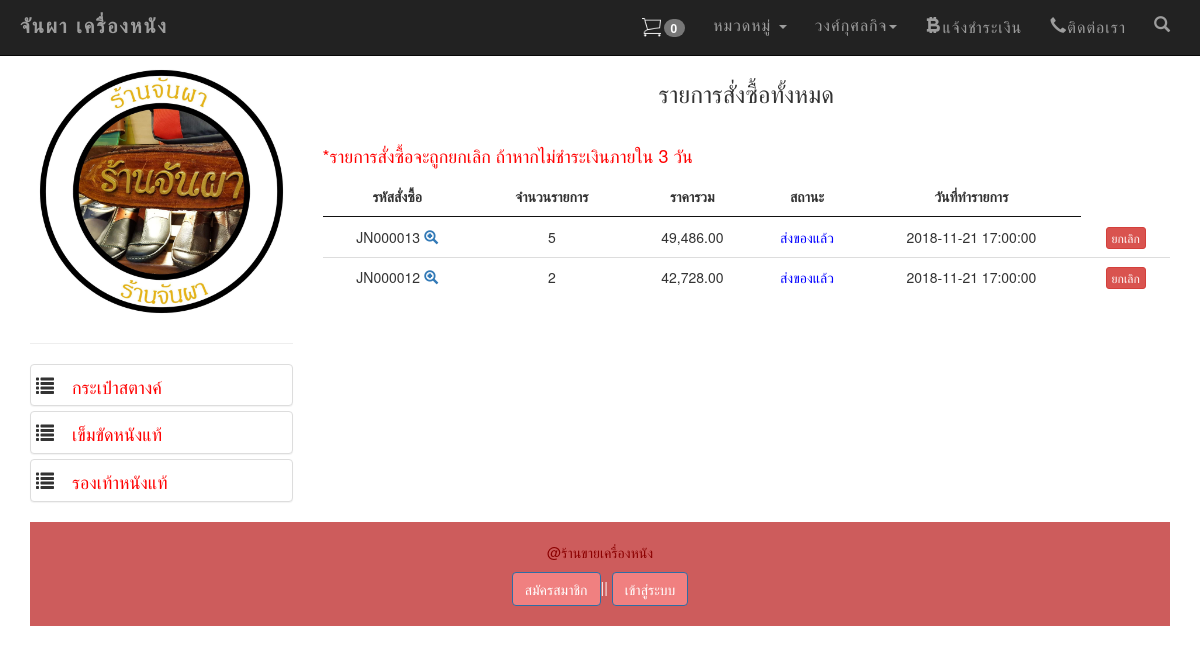
Before: /my_order.php?page=mycart (signed in) with the older database file.
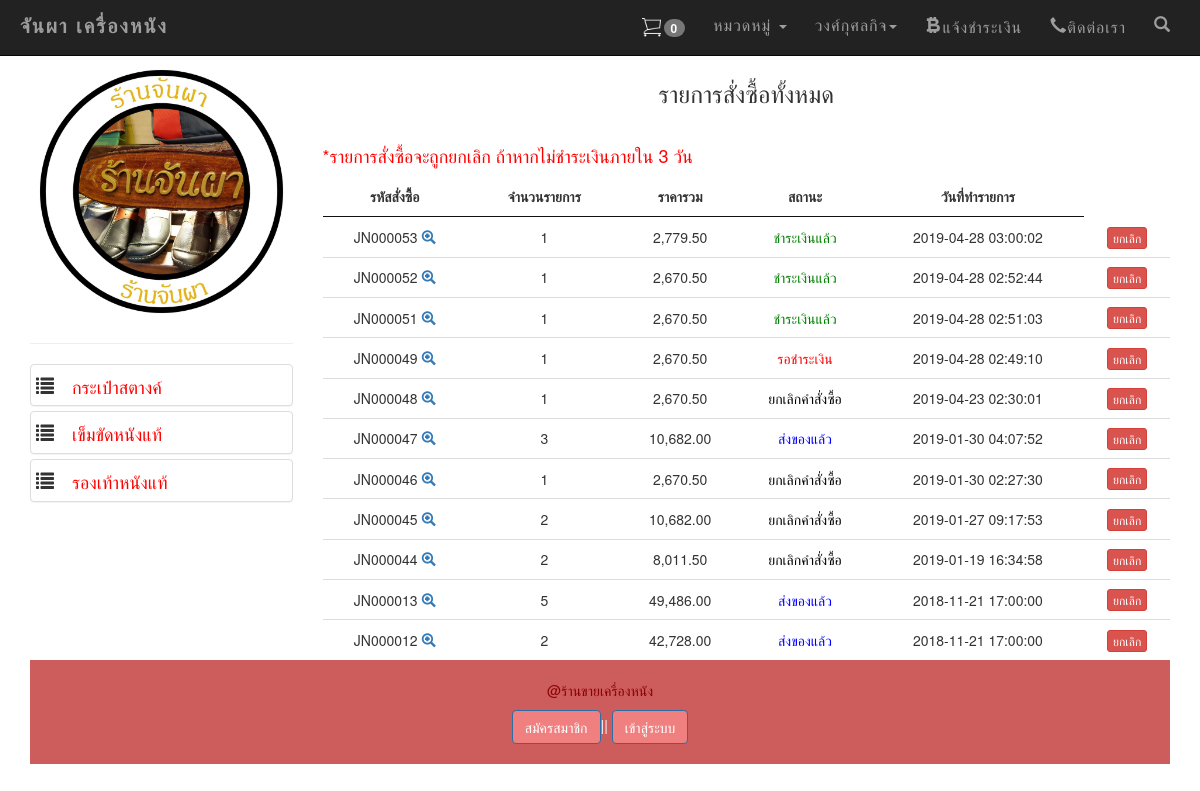
After: the same page with the newer database file.
### tables this page shows
CREATE TABLE `tbl_member` (
  `mem_id` int(11) NOT NULL,
  `mem_name` varchar(50) NOT NULL,
  `mem_address` varchar(255) NOT NULL,
  `mem_tel` varchar(10) NOT NULL,
  `mem_username` varchar(20) NOT NULL,
  `mem_password` varchar(20) NOT NULL,
  `mem_email` varchar(20) NOT NULL,
  `status` varchar(5) NOT NULL,
  `sid` varchar(32) NOT NULL,
  `active` varchar(3) NOT NULL,
  `dateinsert` timestamp NOT NULL DEFAULT CURRENT_TIMESTAMP ON UPDATE CURRENT_TIMESTAMP
);

CREATE TABLE `tbl_type` (
  `t_id` int(11) NOT NULL,
  `t_type` varchar(11) NOT NULL,
  `t_name` varchar(100) NOT NULL
);

CREATE TABLE `tbl_order` (
  `order_id` int(6) UNSIGNED ZEROFILL NOT NULL,
  `mem_id` int(11) NOT NULL,
  `name` varchar(100) NOT NULL,
  `address` varchar(500) NOT NULL,
  `email` varchar(100) NOT NULL,
  `phone` varchar(10) NOT NULL,
  `order_status` int(1) NOT NULL,
  `pay_slip` varchar(200) DEFAULT NULL,
  `b_name` varchar(100) DEFAULT NULL,
  `b_number` varchar(200) DEFAULT NULL,
  `pay_date` date DEFAULT NULL,
  `pay_amount` float(10,2) DEFAULT NULL,
  `postcode` varchar(30) DEFAULT NULL,
  `order_date` timestamp NOT NULL DEFAULT CURRENT_TIMESTAMP ON UPDATE CURRENT_TIMESTAMP
);

### mycart.php (the view, shortened to what this page needs)
<?php require_once('Connections/condb.php'); ?>
<?php
$colname_mm = "-1";
if (isset($_SESSION['MM_Username'])) {
	$colname_mm = $_SESSION['MM_Username'];
}
$query_mm = sprintf("SELECT * FROM tbl_member WHERE mem_username = %s", GetSQLValueString($colname_mm, "text"));
$mm = mysql_query($query_mm, $condb) or die(mysql_error());
$row_mm = mysql_fetch_assoc($mm);
$mem_id = $row_mm['mem_id'];
$query_mycart = sprintf("SELECT o.order_id as oid, o.mem_id, o.order_status, o.order_date, d.order_id , count(d.order_id) as coid , SUM(d.total) as ctotal FROM tbl_order as o, tbl_order_detail as d WHERE o.mem_id = $mem_id AND o.order_id = d.order_id GROUP BY o.order_id ORDER BY o.order_id DESC " , GetSQLValueString($colname_mycart , "int"));
$mycart = mysql_query($query_mycart , $condb) or die(mysql_error());
$row_mycart = mysql_fetch_assoc($mycart);
$totalRows_mycart = mysql_num_rows($mycart);
?>
<?php include('datatable.php'); ?>
<h3 align="center">รายการสั่งซื้อทั้งหมด</h3><br>
<h4 align="left" style="color: red;" >*รายการสั่งซื้อจะถูกยกเลิก ถ้าหากไม่ชำระเงินภายใน 3 วัน</h4>
<table id="example" class="display" cellspacing="1" border="0" >
	<thead>
		<tr >
			<th>รหัสสั่งซื้อ</th>
			<th>จำนวนรายการ</th>
			<th>ราคารวม</th>
			<th>สถานะ</th>
			<th>วันที่ทำรายการ</th>
		</tr>
	</thead>
	<?php if ($totalRows_mycart > 0) { ?>
		<?php do { ?>
			<tr align="center">
				<td>
					JN<?php echo str_pad($row_mycart['oid'], 6, "0", STR_PAD_LEFT);?>
					<span id="hp">
						<a href="my_order.php?order_id=<?php echo $row_mycart['oid'];?>act=show-order">
							<span class="glyphicon glyphicon-zoom-in"></span>
						</a>
					</span>
				</td>
				<td align="center">
					<?php echo $row_mycart['coid'];?>
				</td>
				<td align="center">
					<?php echo number_format($row_mycart['ctotal'],2);?>
				</td>
				<td align="center">
					<font color="red">
						<?php $status = $row_mycart['order_status'];
						include('backend/status.php');
						?>
					</font>
				</td>
				<td> <?php echo $row_mycart['order_date'];?></td>
				<td><center>
					<a href="del_order.php?order_id=<?php echo $row_mycart['oid'];?>&order_status=4" class="btn btn-danger btn-xs" onClick="return confirm('ยืนยันการยกเลิกคำสั่งซื้อ');">
					ยกเลิก </a></center>
				</td>
			</tr>
		<?php } while ($row_mycart = mysql_fetch_assoc($mycart)); } ?>
	</table>

### my_order.php (shortened to what this page needs)
<?php
if (!function_exists("GetSQLValueString")) {
  function GetSQLValueString($theValue, $theType, $theDefinedValue = "", $theNotDefinedValue = "")
  {
    $theValue = function_exists("mysql_real_escape_string") ? mysql_real_escape_string($theValue) : mysql_escape_string($theValue);
    switch ($theType) {
      case "text":
      $theValue = ($theValue != "") ? "'" . $theValue . "'" : "NULL";
      break;
      case "long":
      case "int":
      $theValue = ($theValue != "") ? intval($theValue) : "NULL";
      break;
    }
    return $theValue;
  }
}
?>
<!DOCTYPE html>
<html lang="en" >
<head>
  <?php include('h.php'); ?>
  <?php include('datatable.php'); ?>
</head>
<body>
  <div>
    <?php include('test2navbar.php') ?>
  </div>
  <div class="container">
    <div class="row">
      <div class="col-md-3" id="hp">
        <?php include('category2.php') ?>
      </div>
      <div class="col-md-9" >
        <?php
        $page = $_GET['page'];
        $mem_id = $_GET['mem_id'];
        if ($page == 'mycart') {
         include('mycart.php');
       }elseif ($mem_id != '') {
         include('edit_profile.php');
       } else  {
        include('detail_order_afer_cartdone.php');
      }
      ?>
    </div>
    <div class="col-md-12" >
      <?php  include 'f.php'; ?>
    </div>
  </div>
</div>
</body>
</html>

### h.php (shortened to what this page needs)
<link href="css/bootstrap.min.css" rel="stylesheet">
<link  href="css/style.css" rel="stylesheet" />

### datatable.php (shortened to what this page needs)
<link rel="stylesheet" type="text/css" href="dt/jquery.dataTables.min.css">

### login.php (shortened to what this page needs)
<!DOCTYPE html>
<html lang="en">
<head>
</head>
<body>
  </body>
  </html>

### register.php (shortened to what this page needs)
<!DOCTYPE html>
<html lang="en">
<head>
  <?php include('datatable.php');?>
</head>
<body>
</body>
</html>

### reset_password.php (shortened to what this page needs)
  <!DOCTYPE html>
  <html lang="en">
  <head>
    <?php include('h.php');?>
  </head>
  <body>
</body>
</html>

### test2navbar.php (shortened to what this page needs)
		<?php include('login.php');?>
		<?php include('register.php');?>
		<?php include('reset_password.php');?>
<?php require_once('Connections/condb.php'); ?>
<?php
$colname_mlogin = "-1";
if (isset($_SESSION['MM_Username'])) {
	$colname_mlogin = $_SESSION['MM_Username'];
}
$query_mlogin = sprintf("SELECT * FROM tbl_member WHERE mem_username = '$colname_mlogin'");
$mlogin = mysql_query( $query_mlogin,$condb) or die(mysql_error());
$row_mlogin = mysql_fetch_assoc($mlogin);
?>
<?php
if (isset($_SESSION['shopping_cart'])) {
	$meQty = 0;
	foreach ($_SESSION['shopping_cart'] as $meItem) {
		$meQty = $meQty + $meItem;
	}
} else {
	$meQty = 0;
}
?>
<nav class="[ navbar navbar-inverse navbar-fixed-top ][ navbar-bootsnipp animate ]" role="navigation">
	<div class="[ container ]">
		<div class="[ navbar-header ]">
			<div class="[ animbrand ]">
				<a class="[ navbar-brand ][ animate ]" href="index.php"> จันผา เครื่องหนัง </a>
			</div>
		</div>
		<div class="[ collapse navbar-collapse ]" id="bs-example-navbar-collapse-1">
			<ul class="[ nav navbar-nav navbar-right ]">
				<li><a href="" data-target="#product_view" data-toggle="modal" ><img src="img/cart.png" class="cart" width="25" /><span class="badge"> <?php echo $meQty; ?></span></a> </li>
				<li>
					<a href="" class="[ dropdown-toggle ][ animate ]" data-toggle="dropdown">หมวดหมู่ <span class="[ caret ]"></span></a>
				</li>
				<?php
				$mm = ($_SESSION['MM_Username']);
				if($mm != ''){?>
					<li>
						<a href="" class="[ dropdown-toggle ][ animate ]" data-toggle="dropdown"><?php echo $row_mlogin['mem_name'];?><span class="[ caret ]"></span></a>
						</li>
					<?php }?>
					<li><a href="#" class="[ animate glyphicon glyphicon-bitcoin ]" data-target="#howto_view" data-toggle="modal" >แจ้งชำระเงิน</a></li>
					<li><a href="#" class="[ glyphicon glyphicon-earphone ]" data-target="#contract_view" data-toggle="modal" >ติดต่อเรา</a></li>
					<li class="[ hidden-xs ]"><a href="#toggle-search" class="[ animate ]"><span class="[ glyphicon glyphicon-search ]"></span></a></li>
				</ul>
			</div>
		</div>
	</nav>
	<br>
	<br>
	<br>

### category2.php (shortened to what this page needs)
<?php
$query_typeprd = "SELECT * FROM tbl_type ORDER BY t_id ASC";
$typeprd = mysql_query($query_typeprd, $condb) or die(mysql_error());
$row_typeprd = mysql_fetch_assoc($typeprd);
?>
<div class="panel-group">
    <a href="index.php" ><img src="img/logo.jpg" class="img img-responsive" /></a>
  <hr/>
  <?php do { ?>
    <div class="panel panel-default"><h4> &nbsp;<span class="glyphicon glyphicon-list">
      <a href="index.php?t_id=<?php echo $row_typeprd['t_id'];?>&type_name=<?php echo $row_typeprd['t_name'];?>" ><font color="red"><?php echo $row_typeprd['t_name']; ?></font></a></span></h4></div>
    <?php } while ($row_typeprd = mysql_fetch_assoc($typeprd)); ?>
  </div>

### backend/status.php
<?php
if ($status == 1) {
	echo "<font color='red'>";
	echo "รอชำระเงิน";
	echo "</font>";
}elseif ($status == 2) {
	echo "<font color='green'>";
	echo "ชำระเงินแล้ว";
	echo "</font>";
}elseif ($status == 3) {
	echo "<font color='blue'>";
	echo "ส่งของแล้ว";
	echo "</font>";
}elseif ($status == 4) {
	echo "<font color='black'>";
	echo "ยกเลิกคำสั่งซื้อ";
	echo "</font>";
}
?>

### f.php (shortened to what this page needs)
<footer class="footer navbar-bottom" id="hp">
  <br />
  <font color="#8B0000"><p>@ร้านขายเครื่องหนัง </p> </font>
  <a class="btn btn-primary" href="register.php"  data-target='#regis_view' data-toggle='modal' style="background-color:  #F08080;">สมัครสมาชิก </a>||
  <a href="login.php" class="btn btn-primary"  data-target='#login_user' data-toggle='modal' style="background-color:   #F08080;"> เข้าสู่ระบบ</a><br />
 <br />
</footer>

### css/style.css (style rules this page uses)
th { text-align:center; }

### test2navbar.php (style rules this page uses)
.animate { -webkit-transition: all 0.3s ease-in-out; -moz-transition: all 0.3s ease-in-out; -o-transition: all 0.3s ease-in-out; -ms-transition: all 0.3s ease-in-out; transition: all 0.3s ease-in-out; }
.navbar-bootsnipp { background-color: rgb(255, 255, 255); border-color: rgb(95, 176, 228); border-radius: 0px; margin-bottom: 0px; z-index: 100; }
.navbar-bootsnipp .navbar-brand { color: rgb(95, 176, 228); font-weight: 900; letter-spacing: 2px; }
.navbar-bootsnipp .navbar-nav > li > a { border: 0px solid rgb(95, 176, 228); color: rgb(120, 120, 120); padding: 15px 14px; }
@media screen and (min-width: 768px) { .navbar-bootsnipp .navbar-brand { font-size: 20px; height: auto; padding: 15px 5px; } }
@media screen and (min-width: 768px) { .navbar-bootsnipp .navbar-nav > li > a { font-size: 16px; letter-spacing: 1px; } }

### f.php (style rules this page uses)
.footer { left: 0; bottom: 0; width: 100%; background-color: #CD5C5C; color: white; text-align: center; }

Changed rows visible on the page:
added tbl_order: order_id "000053", coid "1", ctotal "2,779.50", order_status "ชำระเงินแล้ว", order_date "2019-04-28 03:00:02"
added tbl_order: order_id "000052", coid "1", ctotal "2,670.50", order_status "ชำระเงินแล้ว", order_date "2019-04-28 02:52:44"
added tbl_order: order_id "000051", coid "1", ctotal "2,670.50", order_status "ชำระเงินแล้ว", order_date "2019-04-28 02:51:03"
added tbl_order: order_id "000049", coid "1", ctotal "2,670.50", order_status "รอชำระเงิน", order_date "2019-04-28 02:49:10"
added tbl_order: order_id "000048", coid "1", ctotal "2,670.50", order_status "ยกเลิกคำสั่งซื้อ", order_date "2019-04-23 02:30:01"
added tbl_order: order_id "000047", coid "3", ctotal "10,682.00", order_status "ส่งของแล้ว", order_date "2019-01-30 04:07:52"
added tbl_order: order_id "000046", coid "1", ctotal "2,670.50", order_status "ยกเลิกคำสั่งซื้อ", order_date "2019-01-30 02:27:30"
added tbl_order: order_id "000045", coid "2", ctotal "10,682.00", order_status "ยกเลิกคำสั่งซื้อ", order_date "2019-01-27 09:17:53"
added tbl_order: order_id "000044", coid "2", ctotal "8,011.50", order_status "ยกเลิกคำสั่งซื้อ", order_date "2019-01-19 16:34:58"
